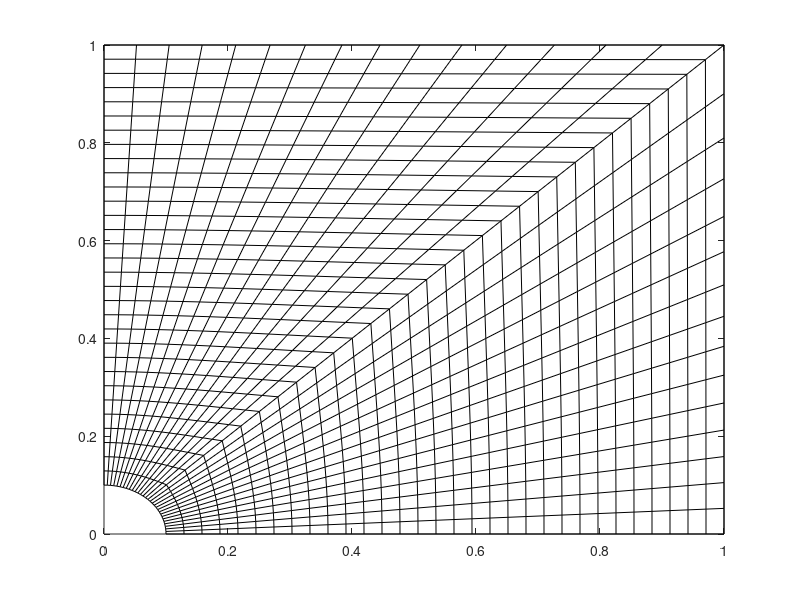

The MATLAB source for this figure: (Note: this script raises an error after producing the figure.)
clear; close all; clc;

% elliptical hole steel plate
% has 2 axis of symmetry
% considering one quarter of the geometry

% geometric properties
length = 1;
breadth = 1;
width = 1;
a = 0.1;
b = 0.1;

% code for analysis of variation of minor axis b
% ct = 1;
% diff = (0.2-0.01)/12;
% for b = 0.01:diff:0.2
%     clearvars -except ct a b Stress_max Stress_C b_val 
% b = 0.1;    % varies from 0.2 to 0.01

% material properties
E = 210E9;
mu = 0.3;

% elastic matrix
D = (E/((1+mu)*(1-2*mu)))*[1-mu, mu, 0; mu, 1-mu, 0; 0, 0, ((1-2*mu)/2)];

%% MESHING

% code for mesh convergence study
% for t = 1:10
%     clearvars -except U_max U_min ele_t t a b E mu D 
%     M = t*6;
%     N = t*6 + 1;
    
M = 32;          % number of circumferential nodes
N = 31;          % number of radial nodes

theta = linspace(0,pi/2,N);
u = linspace(0,1,M)';
Ra = a.*u + (1-u).*min(1./abs(sin(theta)), 1./abs(cos(theta)));
Rb = b.*u + (1-u).*min(1./abs(sin(theta)), 1./abs(cos(theta)));
X = Ra.*cos(theta);
Y = Rb.*sin(theta);

% Mesh plot
figure;
plot(X,Y,'k-',X',Y','k-');

%%
% arranging nodes according to the element number

elements = (M-1)*(N-1);     % total number of elements
ele = 1;
for j = 1:N-1
    for i = 1:M-1
        x1 = X(i,j);
        x2 = X(i,j+1);
        x3 = X(i+1,j+1);
        x4 = X(i+1,j);
        y1 = Y(i,j);
        y2 = Y(i,j+1);
        y3 = Y(i+1,j+1);
        y4 = Y(i+1,j);
        Xele(ele,:) = [x1 x2 x3 x4];
        Yele(ele,:) = [y1 y2 y3 y4];
        ele = ele +1;
    end
end

%% FEM
run('FEM.m');

% end for the mesh convergence study and variation of b study
% end